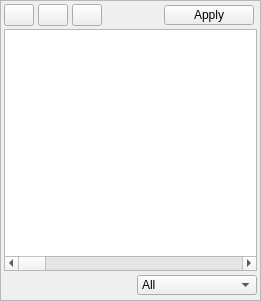
           <widget class="QFrame" name="framePreset">
            <property name="geometry">
             <rect>
              <x>10</x>
              <y>10</y>
              <width>261</width>
              <height>301</height>
             </rect>
            </property>
            <property name="sizePolicy">
             <sizepolicy hsizetype="Preferred" vsizetype="Expanding">
              <horstretch>0</horstretch>
              <verstretch>0</verstretch>
             </sizepolicy>
            </property>
            <property name="minimumSize">
             <size>
              <width>150</width>
              <height>150</height>
             </size>
            </property>
            <property name="maximumSize">
             <size>
              <width>3840</width>
              <height>2160</height>
             </size>
            </property>
            <property name="sizeIncrement">
             <size>
              <width>0</width>
              <height>0</height>
             </size>
            </property>
            <property name="baseSize">
             <size>
              <width>250</width>
              <height>0</height>
             </size>
            </property>
            <property name="frameShape">
             <enum>QFrame::StyledPanel</enum>
            </property>
            <property name="frameShadow">
             <enum>QFrame::Raised</enum>
            </property>
            <layout class="QVBoxLayout" name="verticalLayout_5">
             <property name="spacing">
              <number>6</number>
             </property>
             <property name="leftMargin">
              <number>0</number>
             </property>
             <property name="topMargin">
              <number>0</number>
             </property>
             <property name="rightMargin">
              <number>0</number>
             </property>
             <property name="bottomMargin">
              <number>0</number>
             </property>
             <item>
              <layout class="QGridLayout" name="gridLayout_8">
               <property name="topMargin">
                <number>3</number>
               </property>
               <property name="bottomMargin">
                <number>3</number>
               </property>
               <property name="horizontalSpacing">
                <number>0</number>
               </property>
               <property name="verticalSpacing">
                <number>3</number>
               </property>
               <item row="0" column="10" alignment="Qt::AlignRight|Qt::AlignVCenter">
                <widget class="QPushButton" name="applyPreset">
                 <property name="sizePolicy">
                  <sizepolicy hsizetype="Expanding" vsizetype="Fixed">
                   <horstretch>0</horstretch>
                   <verstretch>0</verstretch>
                  </sizepolicy>
                 </property>
                 <property name="minimumSize">
                  <size>
                   <width>90</width>
                   <height>20</height>
                  </size>
                 </property>
                 <property name="maximumSize">
                  <size>
                   <width>120</width>
                   <height>20</height>
                  </size>
                 </property>
                 <property name="text">
                  <string>Apply</string>
                 </property>
                 <property name="flat">
                  <bool>false</bool>
                 </property>
                </widget>
               </item>
               <item row="0" column="6">
                <widget class="QPushButton" name="editPreset">
                 <property name="enabled">
                  <bool>true</bool>
                 </property>
                 <property name="sizePolicy">
                  <sizepolicy hsizetype="Fixed" vsizetype="Fixed">
                   <horstretch>0</horstretch>
                   <verstretch>0</verstretch>
                  </sizepolicy>
                 </property>
                 <property name="minimumSize">
                  <size>
                   <width>30</width>
                   <height>22</height>
                  </size>
                 </property>
                 <property name="maximumSize">
                  <size>
                   <width>30</width>
                   <height>22</height>
                  </size>
                 </property>
                 <property name="toolTip">
                  <string>Edit</string>
                 </property>
                 <property name="text">
                  <string/>
                 </property>
                 <property name="icon">
                  <iconset resource="files.qrc">
                   <normaloff>:/resources/icons/svg/pencil.svg</normaloff>:/resources/icons/svg/pencil.svg</iconset>
                 </property>
                 <property name="default">
                  <bool>false</bool>
                 </property>
                 <property name="flat">
                  <bool>false</bool>
                 </property>
                </widget>
               </item>
               <item row="0" column="3">
                <spacer name="horizontalSpacer_26">
                 <property name="orientation">
                  <enum>Qt::Horizontal</enum>
                 </property>
                 <property name="sizeType">
                  <enum>QSizePolicy::Fixed</enum>
                 </property>
                 <property name="sizeHint" stdset="0">
                  <size>
                   <width>4</width>
                   <height>9</height>
                  </size>
                 </property>
                </spacer>
               </item>
               <item row="0" column="2">
                <widget class="QPushButton" name="addPreset">
                 <property name="enabled">
                  <bool>true</bool>
                 </property>
                 <property name="sizePolicy">
                  <sizepolicy hsizetype="Fixed" vsizetype="Fixed">
                   <horstretch>0</horstretch>
                   <verstretch>0</verstretch>
                  </sizepolicy>
                 </property>
                 <property name="minimumSize">
                  <size>
                   <width>30</width>
                   <height>22</height>
                  </size>
                 </property>
                 <property name="maximumSize">
                  <size>
                   <width>30</width>
                   <height>22</height>
                  </size>
                 </property>
                 <property name="toolTip">
                  <string>Add</string>
                 </property>
                 <property name="autoFillBackground">
                  <bool>false</bool>
                 </property>
                 <property name="locale">
                  <locale language="English" country="UnitedStates"/>
                 </property>
                 <property name="text">
                  <string/>
                 </property>
                 <property name="icon">
                  <iconset resource="files.qrc">
                   <normaloff>:/resources/icons/svg/add.svg</normaloff>:/resources/icons/svg/add.svg</iconset>
                 </property>
                 <property name="flat">
                  <bool>false</bool>
                 </property>
                </widget>
               </item>
               <item row="0" column="4">
                <widget class="QPushButton" name="removePreset">
                 <property name="enabled">
                  <bool>true</bool>
                 </property>
                 <property name="sizePolicy">
                  <sizepolicy hsizetype="Fixed" vsizetype="Fixed">
                   <horstretch>0</horstretch>
                   <verstretch>0</verstretch>
                  </sizepolicy>
                 </property>
                 <property name="minimumSize">
                  <size>
                   <width>30</width>
                   <height>22</height>
                  </size>
                 </property>
                 <property name="maximumSize">
                  <size>
                   <width>30</width>
                   <height>22</height>
                  </size>
                 </property>
                 <property name="toolTip">
                  <string>Remove</string>
                 </property>
                 <property name="text">
                  <string/>
                 </property>
                 <property name="icon">
                  <iconset resource="files.qrc">
                   <normaloff>:/resources/icons/svg/remove.svg</normaloff>:/resources/icons/svg/remove.svg</iconset>
                 </property>
                 <property name="default">
                  <bool>false</bool>
                 </property>
                 <property name="flat">
                  <bool>false</bool>
                 </property>
                </widget>
               </item>
               <item row="2" column="8" colspan="4" alignment="Qt::AlignRight|Qt::AlignVCenter">
                <widget class="QComboBox" name="comboBoxPreset">
                 <property name="sizePolicy">
                  <sizepolicy hsizetype="Preferred" vsizetype="Fixed">
                   <horstretch>0</horstretch>
                   <verstretch>0</verstretch>
                  </sizepolicy>
                 </property>
                 <property name="minimumSize">
                  <size>
                   <width>120</width>
                   <height>0</height>
                  </size>
                 </property>
                 <property name="maximumSize">
                  <size>
                   <width>130</width>
                   <height>20</height>
                  </size>
                 </property>
                 <item>
                  <property name="text">
                   <string>All</string>
                  </property>
                 </item>
                 <item>
                  <property name="text">
                   <string>CPU Only</string>
                  </property>
                 </item>
                 <item>
                  <property name="text">
                   <string>NVENC Only</string>
                  </property>
                 </item>
                 <item>
                  <property name="text">
                   <string>IntelQSV Only</string>
                  </property>
                 </item>
                </widget>
               </item>
               <item row="0" column="7" colspan="2">
                <spacer name="horizontalSpacer_22">
                 <property name="orientation">
                  <enum>Qt::Horizontal</enum>
                 </property>
                 <property name="sizeHint" stdset="0">
                  <size>
                   <width>200</width>
                   <height>9</height>
                  </size>
                 </property>
                </spacer>
               </item>
               <item row="0" column="5">
                <spacer name="horizontalSpacer_27">
                 <property name="orientation">
                  <enum>Qt::Horizontal</enum>
                 </property>
                 <property name="sizeType">
                  <enum>QSizePolicy::Fixed</enum>
                 </property>
                 <property name="sizeHint" stdset="0">
                  <size>
                   <width>4</width>
                   <height>9</height>
                  </size>
                 </property>
                </spacer>
               </item>
               <item row="1" column="1" colspan="11">
                <widget class="QTreeWidget" name="treeWidget">
                 <property name="sizePolicy">
                  <sizepolicy hsizetype="Expanding" vsizetype="Expanding">
                   <horstretch>0</horstretch>
                   <verstretch>0</verstretch>
                  </sizepolicy>
                 </property>
                 <property name="minimumSize">
                  <size>
                   <width>80</width>
                   <height>0</height>
                  </size>
                 </property>
                 <property name="baseSize">
                  <size>
                   <width>0</width>
                   <height>0</height>
                  </size>
                 </property>
                 <property name="styleSheet">
                  <string notr="true"/>
                 </property>
                 <property name="frameShape">
                  <enum>QFrame::StyledPanel</enum>
                 </property>
                 <property name="frameShadow">
                  <enum>QFrame::Raised</enum>
                 </property>
                 <property name="sizeAdjustPolicy">
                  <enum>QAbstractScrollArea::AdjustToContents</enum>
                 </property>
                 <property name="editTriggers">
                  <set>QAbstractItemView::DoubleClicked|QAbstractItemView::EditKeyPressed</set>
                 </property>
                 <property name="showDropIndicator" stdset="0">
                  <bool>false</bool>
                 </property>
                 <property name="dragEnabled">
                  <bool>false</bool>
                 </property>
                 <property name="dragDropOverwriteMode">
                  <bool>false</bool>
                 </property>
                 <property name="dragDropMode">
                  <enum>QAbstractItemView::NoDragDrop</enum>
                 </property>
                 <property name="alternatingRowColors">
                  <bool>true</bool>
                 </property>
                 <property name="textElideMode">
                  <enum>Qt::ElideRight</enum>
                 </property>
                 <property name="uniformRowHeights">
                  <bool>false</bool>
                 </property>
                 <property name="itemsExpandable">
                  <bool>true</bool>
                 </property>
                 <property name="sortingEnabled">
                  <bool>false</bool>
                 </property>
                 <property name="animated">
                  <bool>false</bool>
                 </property>
                 <property name="wordWrap">
                  <bool>false</bool>
                 </property>
                 <property name="columnCount">
                  <number>41</number>
                 </property>
                 <attribute name="headerVisible">
                  <bool>false</bool>
                 </attribute>
                 <attribute name="headerCascadingSectionResizes">
                  <bool>false</bool>
                 </attribute>
                 <attribute name="headerHighlightSections">
                  <bool>false</bool>
                 </attribute>
                 <attribute name="headerShowSortIndicator" stdset="0">
                  <bool>false</bool>
                 </attribute>
                 <column>
                  <property name="text">
                   <string>      Presets</string>
                  </property>
                  <property name="font">
                   <font>
                    <bold>true</bold>
                   </font>
                  </property>
                  <property name="textAlignment">
                   <set>AlignJustify|AlignVCenter</set>
                  </property>
                 </column>
                 <column>
                  <property name="text">
                   <string>Mode</string>
                  </property>
                  <property name="font">
                   <font>
                    <bold>true</bold>
                   </font>
                  </property>
                  <property name="textAlignment">
                   <set>AlignCenter</set>
                  </property>
                 </column>
                 <column>
                  <property name="text">
                   <string>Rate</string>
                  </property>
                  <property name="font">
                   <font>
                    <bold>true</bold>
                   </font>
                  </property>
                  <property name="textAlignment">
                   <set>AlignCenter</set>
                  </property>
                 </column>
                 <column>
                  <property name="text">
                   <string>Preset</string>
                  </property>
                  <property name="font">
                   <font>
                    <bold>true</bold>
                   </font>
                  </property>
                  <property name="textAlignment">
                   <set>AlignCenter</set>
                  </property>
                 </column>
                 <column>
                  <property name="text">
                   <string>Pass</string>
                  </property>
                  <property name="font">
                   <font>
                    <bold>true</bold>
                   </font>
                  </property>
                  <property name="textAlignment">
                   <set>AlignCenter</set>
                  </property>
                 </column>
                 <column>
                  <property name="text">
                   <string>Audio</string>
                  </property>
                  <property name="font">
                   <font>
                    <bold>true</bold>
                   </font>
                  </property>
                  <property name="textAlignment">
                   <set>AlignCenter</set>
                  </property>
                 </column>
                 <column>
                  <property name="text">
                   <string>Container</string>
                  </property>
                  <property name="font">
                   <font>
                    <bold>true</bold>
                   </font>
                  </property>
                  <property name="textAlignment">
                   <set>AlignCenter</set>
                  </property>
                 </column>
                 <column>
                  <property name="text">
                   <string notr="true">ID 0 - TECHNICAL INFO: Output Parameters</string>
                  </property>
                 </column>
                 <column>
                  <property name="text">
                   <string notr="true">ID 1 - TECHNICAL INFO: Codec</string>
                  </property>
                 </column>
                 <column>
                  <property name="text">
                   <string notr="true">ID 2 - TECHNICAL INFO: Mode</string>
                  </property>
                 </column>
                 <column>
                  <property name="text">
                   <string notr="true">ID 3 - TECHNICAL INFO: Container</string>
                  </property>
                 </column>
                 <column>
                  <property name="text">
                   <string notr="true">ID 4 - TECHNICAL INFO: BQR</string>
                  </property>
                 </column>
                 <column>
                  <property name="text">
                   <string notr="true">ID 5 - TECHNICAL INFO: Maxrate</string>
                  </property>
                 </column>
                 <column>
                  <property name="text">
                   <string notr="true">ID 6 - TECHNICAL INFO: Bufsize</string>
                  </property>
                 </column>
                 <column>
                  <property name="text">
                   <string notr="true">ID 7 - TECHNICAL INFO: Frame Rate</string>
                  </property>
                 </column>
                 <column>
                  <property name="text">
                   <string notr="true">ID 8 - TECHNICAL INFO: Blending</string>
                  </property>
                 </column>
                 <column>
                  <property name="text">
                   <string notr="true">ID 9 - TECHNICAL INFO: Width</string>
                  </property>
                 </column>
                 <column>
                  <property name="text">
                   <string notr="true">ID 10 - TECHNICAL INFO: Height</string>
                  </property>
                 </column>
                 <column>
                  <property name="text">
                   <string notr="true">ID 11 - TECHNICAL INFO: Pass</string>
                  </property>
                 </column>
                 <column>
                  <property name="text">
                   <string notr="true">ID 12 - TECHNICAL INFO: Preset</string>
                  </property>
                 </column>
                 <column>
                  <property name="text">
                   <string notr="true">ID 13 - TECHNICAL INFO: Color Range</string>
                  </property>
                 </column>
                 <column>
                  <property name="text">
                   <string notr="true">ID 14 - TECHNICAL INFO: Min Lum</string>
                  </property>
                 </column>
                 <column>
                  <property name="text">
                   <string notr="true">ID 15 - TECHNICAL INFO: Max Lum</string>
                  </property>
                 </column>
                 <column>
                  <property name="text">
                   <string notr="true">ID 16 - TECHNICAL INFO: Max CLL</string>
                  </property>
                 </column>
                 <column>
                  <property name="text">
                   <string notr="true">ID 17 - TECHNICAL INFO: Max Fall</string>
                  </property>
                 </column>
                 <column>
                  <property name="text">
                   <string notr="true">ID 18 - TECHNICAL INFO: Master Display</string>
                  </property>
                 </column>
                 <column>
                  <property name="text">
                   <string notr="true">ID 19 - TECHNICAL INFO: Chroma Coord</string>
                  </property>
                 </column>
                 <column>
                  <property name="text">
                   <string notr="true">ID 20 - TECHNICAL INFO: White Coord</string>
                  </property>
                 </column>
                 <column>
                  <property name="text">
                   <string notr="true">ID 21 - TECHNICAL INFO: Audio Codec</string>
                  </property>
                 </column>
                 <column>
                  <property name="text">
                   <string notr="true">ID 22 - TECHNICAL INFO: Audio Bitrate</string>
                  </property>
                 </column>
                 <column>
                  <property name="text">
                   <string notr="true">ID 23 - TECHNICAL INFO: Minrate</string>
                  </property>
                 </column>
                 <column>
                  <property name="text">
                   <string notr="true">ID 24 - TECHNICAL INFO: Level</string>
                  </property>
                 </column>
                 <column>
                  <property name="text">
                   <string notr="true">ID 25 - TECHNICAL INFO: Asample Rate</string>
                  </property>
                 </column>
                 <column>
                  <property name="text">
                   <string notr="true">ID 26 - TECHNICAL INFO: Achannels</string>
                  </property>
                 </column>
                 <column>
                  <property name="text">
                   <string notr="true">ID 27 - TECHNICAL INFO: Matrix</string>
                  </property>
                 </column>
                 <column>
                  <property name="text">
                   <string notr="true">ID 28 - TECHNICAL INFO: Primary</string>
                  </property>
                 </column>
                 <column>
                  <property name="text">
                   <string notr="true">ID 29 - TECHNICAL INFO: TRC</string>
                  </property>
                 </column>
                 <column>
                  <property name="text">
                   <string notr="true">ID 30 - TECHNICAL INFO: Preset Name</string>
                  </property>
                 </column>
                 <column>
                  <property name="text">
                   <string notr="true">ID 31 - TECHNICAL INFO: REP_Primary</string>
                  </property>
                 </column>
                 <column>
                  <property name="text">
                   <string notr="true">ID 32 - TECHNICAL INFO: REP_Matrix</string>
                  </property>
                 </column>
                 <column>
                  <property name="text">
                   <string notr="true">ID 33 - TECHNICAL INFO: REP_TRC</string>
                  </property>
                 </column>
                </widget>
               </item>
               <item row="1" column="12">
                <spacer name="horizontalSpacer_21">
                 <property name="orientation">
                  <enum>Qt::Horizontal</enum>
                 </property>
                 <property name="sizeType">
                  <enum>QSizePolicy::Fixed</enum>
                 </property>
                 <property name="sizeHint" stdset="0">
                  <size>
                   <width>3</width>
                   <height>6</height>
                  </size>
                 </property>
                </spacer>
               </item>
               <item row="0" column="11">
                <spacer name="horizontalSpacer_9">
                 <property name="orientation">
                  <enum>Qt::Horizontal</enum>
                 </property>
                 <property name="sizeType">
                  <enum>QSizePolicy::Fixed</enum>
                 </property>
                 <property name="sizeHint" stdset="0">
                  <size>
                   <width>3</width>
                   <height>9</height>
                  </size>
                 </property>
                </spacer>
               </item>
               <item row="1" column="0">
                <spacer name="horizontalSpacer_35">
                 <property name="orientation">
                  <enum>Qt::Horizontal</enum>
                 </property>
                 <property name="sizeType">
                  <enum>QSizePolicy::Fixed</enum>
                 </property>
                 <property name="sizeHint" stdset="0">
                  <size>
                   <width>3</width>
                   <height>6</height>
                  </size>
                 </property>
                </spacer>
               </item>
               <item row="0" column="9">
                <spacer name="horizontalSpacer_30">
                 <property name="orientation">
                  <enum>Qt::Horizontal</enum>
                 </property>
                 <property name="sizeHint" stdset="0">
                  <size>
                   <width>40</width>
                   <height>20</height>
                  </size>
                 </property>
                </spacer>
               </item>
               <item row="2" column="7">
                <spacer name="horizontalSpacer_29">
                 <property name="orientation">
                  <enum>Qt::Horizontal</enum>
                 </property>
                 <property name="sizeHint" stdset="0">
                  <size>
                   <width>40</width>
                   <height>20</height>
                  </size>
                 </property>
                </spacer>
               </item>
               <item row="2" column="2">
                <spacer name="verticalSpacer_7">
                 <property name="orientation">
                  <enum>Qt::Vertical</enum>
                 </property>
                 <property name="sizeType">
                  <enum>QSizePolicy::Fixed</enum>
                 </property>
                 <property name="sizeHint" stdset="0">
                  <size>
                   <width>20</width>
                   <height>23</height>
                  </size>
                 </property>
                </spacer>
               </item>
              </layout>
             </item>
            </layout>
           </widget>
